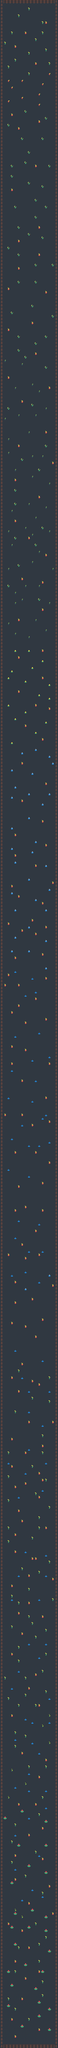

This game map was drawn from its Tiled (.tmx) file and the tilesets committed beside it. A one-line description and the trimmed map source follow:
An orthogonal 17x600 tile map with 62x62 px tiles, 2 tile layers (Camada de Tiles 1, Objectos).

<map version="1.0" orientation="orthogonal" renderorder="right-down" width="17" height="600" tilewidth="62" tileheight="62" nextobjectid="1">
 <tileset firstgid="1" name="tilesheet_complete" tilewidth="62" tileheight="62" spacing="2" margin="1" tilecount="264" columns="22">
  <image source="tilesheet_complete.png" width="1408" height="768" />
 </tileset>
 <layer name="Camada de Tiles 1" width="17" height="600">
  <data>[10200 cells, 10200 non-empty, 1 distinct tile ids]</data>
 </layer>
 <layer name="Objectos" width="17" height="600">
  <data>[10200 cells, 1719 non-empty, 12 distinct tile ids]</data>
 </layer>
</map>
